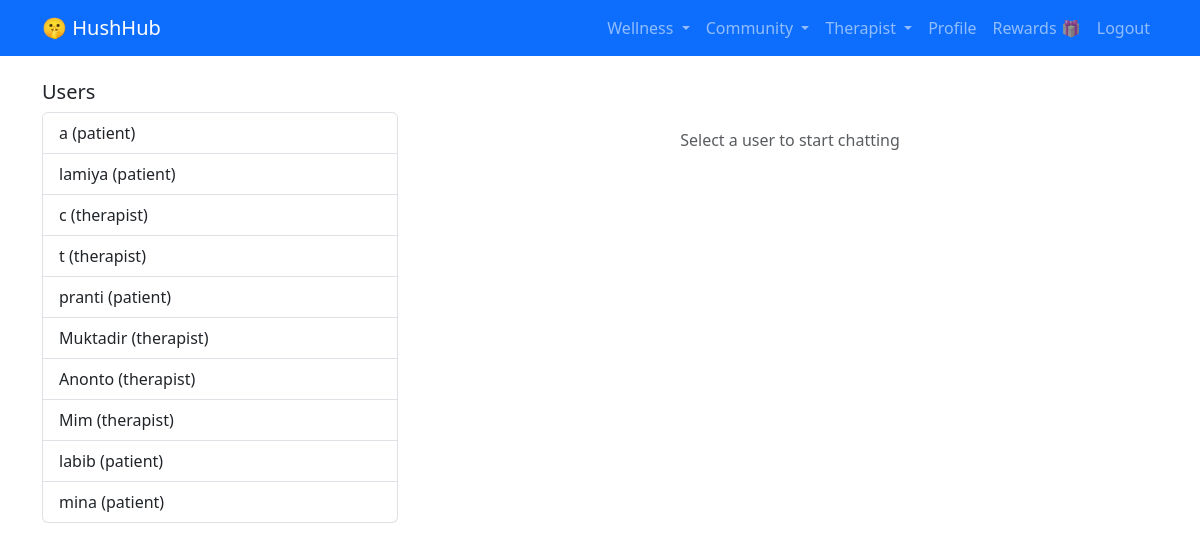
The page /community/inbox/ (signed in) on the database its author committed.
### accounts/models.py (models this page shows, shortened)
class User(AbstractUser):
    USER_TYPES = (
        ('patient', 'Patient'),
        ('therapist', 'Therapist'),
    )
    user_type = models.CharField(max_length=10, choices=USER_TYPES, default='patient')
    bio = models.TextField(blank=True)
    phone = models.CharField(max_length=15, blank=True)
    profile_picture = models.ImageField(upload_to='profiles/', blank=True, null=True)

### community/views.py (the view, shortened to what this page needs)
# urls.py: path('inbox/', views.inbox, name='inbox'),
@login_required
def inbox(request):
    users = User.objects.exclude(id=request.user.id)
    selected_user_id = request.GET.get('user')
    conversation = []
    selected_user = None
    return render(request, 'community/inbox.html', {
        'users': users,
        'conversation': conversation,
        'selected_user': selected_user
    })

### community/templates/community/inbox.html (shortened to what this page needs)
{% extends 'base.html' %}
{% block content %}
<div class="row">
    <div class="col-md-4">
        <h5>Users</h5>
        <div class="list-group">
            {% for u in users %}
                <a href="?user={{ u.id }}" class="list-group-item {% if selected_user.id == u.id %}active{% endif %}">
                    {{ u.username }} ({{ u.user_type }})
                </a>
            {% endfor %}
        </div>
    </div>
    <div class="col-md-8">
        {% if selected_user %}
            <h5>Chat with {{ selected_user.username }}</h5>
            <div class="border p-3 mb-3" style="height: 400px; overflow-y: scroll; background: #f8f9fa;">
                {% for msg in conversation %}
                    <div class="mb-2 {% if msg.sender == user %}text-end{% endif %}">
                        <div style="display: inline-block; max-width: 70%;">
                            <span class="badge {% if msg.sender == user %}bg-primary{% else %}bg-secondary{% endif %}">
                                {{ msg.sender.username }}
                            </span>
                            <div class="p-2 rounded {% if msg.sender == user %}bg-primary text-white{% else %}bg-white{% endif %}" style="margin-top: 5px;">
                                {{ msg.content }}
                            </div>
                            <small class="text-muted">{{ msg.created_at|date:"M d, h:i A" }}</small>
                        </div>
                    </div>
                {% endfor %}
            </div>
            <form method="post">
                {% csrf_token %}
                <input type="hidden" name="receiver_id" value="{{ selected_user.id }}">
                <div class="input-group">
                    <input type="text" name="content" class="form-control" placeholder="Type message..." required>
                    <button class="btn btn-primary" type="submit">Send</button>
                </div>
            </form>
        {% else %}
            <div class="text-center mt-5">
                <p class="text-muted">Select a user to start chatting</p>
            </div>
        {% endif %}
    </div>
</div>
{% endblock %}

### rows shown on the page
User: username "a", user_type "patient"
User: username "lamiya", user_type "patient"
User: username "c", user_type "therapist"
User: username "t", user_type "therapist"
User: username "pranti", user_type "patient"
User: username "Muktadir", user_type "therapist"
User: username "Anonto", user_type "therapist"
User: username "Mim", user_type "therapist"
User: username "labib", user_type "patient"
User: username "mina", user_type "patient"
